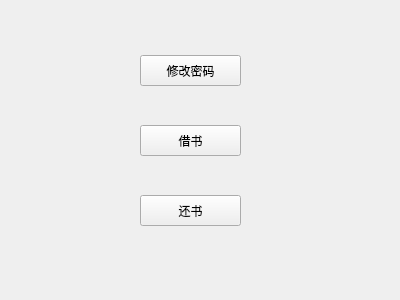
<?xml version="1.0" encoding="UTF-8"?>
<ui version="4.0">
 <class>Stu_main</class>
 <widget class="QWidget" name="Stu_main">
  <property name="geometry">
   <rect>
    <x>0</x>
    <y>0</y>
    <width>400</width>
    <height>300</height>
   </rect>
  </property>
  <property name="windowTitle">
   <string>Form</string>
  </property>
  <widget class="QPushButton" name="alter_passwd">
   <property name="geometry">
    <rect>
     <x>140</x>
     <y>55</y>
     <width>101</width>
     <height>31</height>
    </rect>
   </property>
   <property name="text">
    <string>修改密码</string>
   </property>
  </widget>
  <widget class="QPushButton" name="borrow_book">
   <property name="geometry">
    <rect>
     <x>140</x>
     <y>125</y>
     <width>101</width>
     <height>31</height>
    </rect>
   </property>
   <property name="text">
    <string>借书</string>
   </property>
  </widget>
  <widget class="QPushButton" name="pushButton_3">
   <property name="geometry">
    <rect>
     <x>140</x>
     <y>195</y>
     <width>101</width>
     <height>31</height>
    </rect>
   </property>
   <property name="text">
    <string>还书</string>
   </property>
  </widget>
 </widget>
 <resources/>
 <connections/>
</ui>
